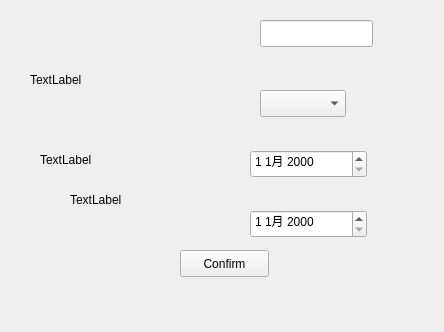
<?xml version="1.0" encoding="UTF-8"?>
<ui version="4.0">
 <class>homeworkCreationWidget</class>
 <widget class="QWidget" name="homeworkCreationWidget">
  <property name="geometry">
   <rect>
    <x>0</x>
    <y>0</y>
    <width>444</width>
    <height>332</height>
   </rect>
  </property>
  <property name="windowTitle">
   <string/>
  </property>
  <property name="locale">
   <locale language="Chinese" country="China"/>
  </property>
  <widget class="QComboBox" name="comboBox">
   <property name="geometry">
    <rect>
     <x>260</x>
     <y>90</y>
     <width>86</width>
     <height>27</height>
    </rect>
   </property>
  </widget>
  <widget class="QDateEdit" name="startAt">
   <property name="geometry">
    <rect>
     <x>250</x>
     <y>150</y>
     <width>117</width>
     <height>28</height>
    </rect>
   </property>
  </widget>
  <widget class="QPushButton" name="comfirmButton">
   <property name="geometry">
    <rect>
     <x>180</x>
     <y>250</y>
     <width>89</width>
     <height>27</height>
    </rect>
   </property>
   <property name="text">
    <string>Confirm</string>
   </property>
  </widget>
  <widget class="QDateEdit" name="dueAt">
   <property name="geometry">
    <rect>
     <x>250</x>
     <y>210</y>
     <width>117</width>
     <height>28</height>
    </rect>
   </property>
  </widget>
  <widget class="QLabel" name="label">
   <property name="geometry">
    <rect>
     <x>30</x>
     <y>70</y>
     <width>69</width>
     <height>19</height>
    </rect>
   </property>
   <property name="text">
    <string>TextLabel</string>
   </property>
  </widget>
  <widget class="QLabel" name="label_2">
   <property name="geometry">
    <rect>
     <x>40</x>
     <y>150</y>
     <width>69</width>
     <height>19</height>
    </rect>
   </property>
   <property name="text">
    <string>TextLabel</string>
   </property>
  </widget>
  <widget class="QLabel" name="label_3">
   <property name="geometry">
    <rect>
     <x>70</x>
     <y>190</y>
     <width>69</width>
     <height>19</height>
    </rect>
   </property>
   <property name="text">
    <string>TextLabel</string>
   </property>
  </widget>
  <widget class="QLabel" name="label_4">
   <property name="geometry">
    <rect>
     <x>30</x>
     <y>30</y>
     <width>69</width>
     <height>19</height>
    </rect>
   </property>
   <property name="text">
    <string/>
   </property>
  </widget>
  <widget class="QLineEdit" name="lineEdit">
   <property name="geometry">
    <rect>
     <x>260</x>
     <y>20</y>
     <width>113</width>
     <height>27</height>
    </rect>
   </property>
  </widget>
 </widget>
 <resources/>
 <connections/>
</ui>
